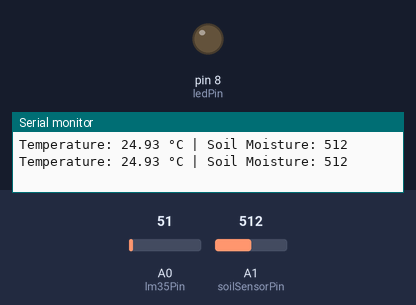
Bench run of a sketch on a simulated Arduino Uno, built with avr-gcc and run on an emulated ATmega328P. Parts: output pins drawn as LEDs (lit = HIGH), the last lines printed to the serial monitor. The inputs (shaded band) are chosen by the test bench; at power-on: A1 (soilSensorPin) = 512, A0 (lm35Pin) = 51.

Above: at 1.8 s.
1.9 s: A1 (soilSensorPin) set to 591
3.4 s: A1 (soilSensorPin) set to 612
At 5.2 s:
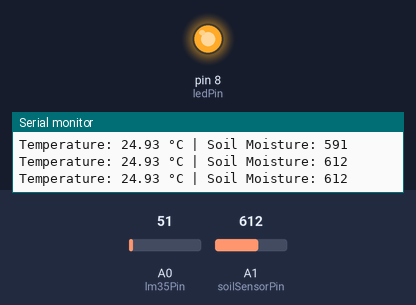
5.5 s: A1 (soilSensorPin) set to 590
At 6.9 s:
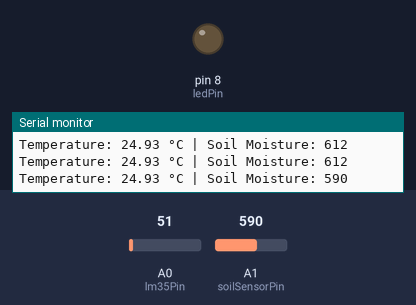
7.5 s: A1 (soilSensorPin) set to 610
At 8.5 s:
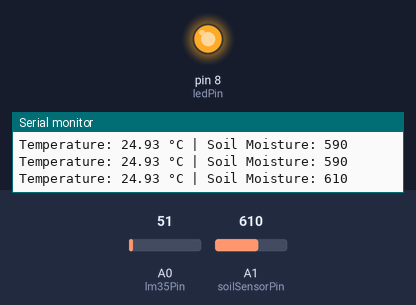
Timing chart, 0 to 10.5 s (numbered marks = the images above; inputs shaded):
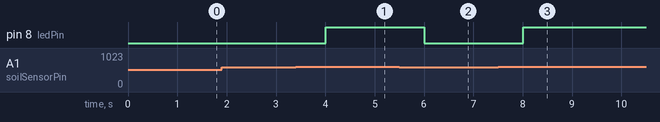

The sketch:

mini_weather.ino
```cpp
// Pin configuration
const int lm35Pin = A0;           // LM35 temperature sensor connected to A0
const int soilSensorPin = A1;     // Soil moisture sensor connected to A1
const int ledPin = 8;             // LED connected to pin 8

void setup() {
  Serial.begin(9600);             // Start serial communication
  pinMode(ledPin, OUTPUT);        // Set LED pin as output
}

void loop() {
  // Read LM35 sensor
  int tempReading = analogRead(lm35Pin);          // Read from A0
  float voltage = tempReading * (5.0 / 1023.0);    // Convert to voltage
  float temperatureC = voltage * 100.0;            // LM35 gives 10mV per °C

  // Read soil moisture sensor
  int soilMoisture = analogRead(soilSensorPin);   // Read from A1

  // Print data to Serial Monitor
  Serial.print("Temperature: ");
  Serial.print(temperatureC);
  Serial.print(" °C | Soil Moisture: ");
  Serial.println(soilMoisture);

  // Control LED: turn ON if soil is dry
  if (soilMoisture > 600) {       // Adjust this threshold if needed
    digitalWrite(ledPin, HIGH);   // Dry soil → LED ON
  } else {
    digitalWrite(ledPin, LOW);    // Moist soil → LED OFF
  }

  delay(1000);  // Delay for 1 second
}
```

Measured:
- the behaviour switches between 600 and 601 on A1 (soilSensorPin) (found by bisection; images 0 and 1)
- after the input at 3.4 s, pin 8 (ledPin): LOW → HIGH after 0.61 s
- after the input at 5.5 s, pin 8 (ledPin): HIGH → LOW after 0.51 s
- after the input at 7.5 s, pin 8 (ledPin): LOW → HIGH after 0.51 s
